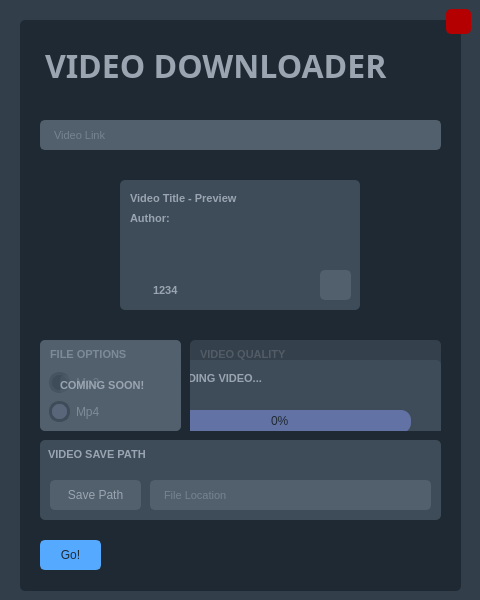
         <widget class="QFrame" name="main_frame">
          <property name="font">
           <font>
            <pointsize>8</pointsize>
           </font>
          </property>
          <property name="styleSheet">
           <string notr="true">background-color: rgb(50, 63, 75);
border-radius: 5px;</string>
          </property>
          <property name="frameShape">
           <enum>QFrame::StyledPanel</enum>
          </property>
          <property name="frameShadow">
           <enum>QFrame::Raised</enum>
          </property>
          <widget class="QFrame" name="inside_frame">
           <property name="geometry">
            <rect>
             <x>20</x>
             <y>20</y>
             <width>441</width>
             <height>571</height>
            </rect>
           </property>
           <property name="styleSheet">
            <string notr="true">	background-color: rgb(31, 41, 51);
	border-radius: 5px;</string>
           </property>
           <property name="frameShape">
            <enum>QFrame::StyledPanel</enum>
           </property>
           <property name="frameShadow">
            <enum>QFrame::Raised</enum>
           </property>
           <widget class="QLabel" name="main_logo_text">
            <property name="geometry">
             <rect>
              <x>25</x>
              <y>20</y>
              <width>391</width>
              <height>51</height>
             </rect>
            </property>
            <property name="font">
             <font>
              <family>Uni Sans Heavy CAPS</family>
              <pointsize>24</pointsize>
              <weight>75</weight>
              <bold>true</bold>
             </font>
            </property>
            <property name="styleSheet">
             <string notr="true">color: rgb(154, 165, 177)</string>
            </property>
            <property name="text">
             <string>VIDEO DOWNLOADER</string>
            </property>
           </widget>
           <widget class="QPushButton" name="download_button_2">
            <property name="geometry">
             <rect>
              <x>20</x>
              <y>520</y>
              <width>61</width>
              <height>30</height>
             </rect>
            </property>
            <property name="styleSheet">
             <string notr="true">QPushButton {
	border: 2px solid rgb(85, 170, 255);
	border-radius: 5px;	
	background-color: rgb(85, 170, 255);
	color: rgb(31, 41, 51)
}
QPushButton:hover {
	background-color: rgb(50, 190, 255);
	border: 2px solid rgb(50, 190, 255);
}
</string>
            </property>
            <property name="text">
             <string>Go!</string>
            </property>
           </widget>
           <widget class="QFrame" name="file_options_frame">
            <property name="geometry">
             <rect>
              <x>20</x>
              <y>320</y>
              <width>141</width>
              <height>91</height>
             </rect>
            </property>
            <property name="styleSheet">
             <string notr="true">	background-color: rgb(82, 96, 109);
	border-radius: 5px;</string>
            </property>
            <property name="frameShape">
             <enum>QFrame::StyledPanel</enum>
            </property>
            <property name="frameShadow">
             <enum>QFrame::Raised</enum>
            </property>
            <widget class="QRadioButton" name="mp3_radio_button">
             <property name="geometry">
              <rect>
               <x>9</x>
               <y>32</y>
               <width>96</width>
               <height>21</height>
              </rect>
             </property>
             <property name="styleSheet">
              <string notr="true">QRadioButton::indicator {
    border: 3px solid rgb(62, 76, 89);
	width: 15px;
	height: 15px;
	border-radius: 10px;
    background: rgb(50, 63, 75);
}

QRadioButton { 
	color: rgb(154, 165, 177)

}

QRadioButton::indicator:hover {
    border: 3px solid rgb(62, 76, 89);
}
QRadioButton::indicator:checked {
    background: 3px solid rgb(94, 106, 130);
	border: 3px solid rgb(50, 63, 75);	
}</string>
             </property>
             <property name="text">
              <string>Mp3</string>
             </property>
            </widget>
            <widget class="QRadioButton" name="mp4_radio_button">
             <property name="geometry">
              <rect>
               <x>9</x>
               <y>61</y>
               <width>96</width>
               <height>21</height>
              </rect>
             </property>
             <property name="styleSheet">
              <string notr="true">QRadioButton::indicator {
    border: 3px solid rgb(62, 76, 89);
	width: 15px;
	height: 15px;
	border-radius: 10px;
    background: rgb(50, 63, 75);
}

QRadioButton { 
	color: rgb(154, 165, 177)

}

QRadioButton::indicator:hover {
    border: 3px solid rgb(62, 76, 89);
}
QRadioButton::indicator:checked {
    background: 3px solid rgb(94, 106, 130);
	border: 3px solid rgb(50, 63, 75);	
}</string>
             </property>
             <property name="text">
              <string>Mp4</string>
             </property>
             <property name="checked">
              <bool>true</bool>
             </property>
            </widget>
            <widget class="QLabel" name="file_options_text">
             <property name="geometry">
              <rect>
               <x>10</x>
               <y>6</y>
               <width>211</width>
               <height>16</height>
              </rect>
             </property>
             <property name="font">
              <font>
               <family>Segoe UI</family>
               <pointsize>8</pointsize>
               <weight>75</weight>
               <bold>true</bold>
              </font>
             </property>
             <property name="styleSheet">
              <string notr="true">color: rgb(154, 165, 177)</string>
             </property>
             <property name="text">
              <string>FILE OPTIONS</string>
             </property>
            </widget>
            <widget class="QFrame" name="coming_soon_frame">
             <property name="geometry">
              <rect>
               <x>0</x>
               <y>0</y>
               <width>141</width>
               <height>91</height>
              </rect>
             </property>
             <property name="styleSheet">
              <string notr="true">	background-color: rgba(82, 96, 109, 100);
	border-radius: 5px;</string>
             </property>
             <property name="frameShape">
              <enum>QFrame::StyledPanel</enum>
             </property>
             <property name="frameShadow">
              <enum>QFrame::Raised</enum>
             </property>
             <widget class="QLabel" name="coming_soon_text">
              <property name="geometry">
               <rect>
                <x>20</x>
                <y>35</y>
                <width>101</width>
                <height>20</height>
               </rect>
              </property>
              <property name="font">
               <font>
                <family>Segoe UI</family>
                <pointsize>8</pointsize>
                <weight>75</weight>
                <bold>true</bold>
               </font>
              </property>
              <property name="styleSheet">
               <string notr="true">color: rgb(154, 165, 177)</string>
              </property>
              <property name="text">
               <string>COMING SOON!</string>
              </property>
             </widget>
            </widget>
           </widget>
           <widget class="QFrame" name="video_quality_frame">
            <property name="geometry">
             <rect>
              <x>170</x>
              <y>320</y>
              <width>251</width>
              <height>91</height>
             </rect>
            </property>
            <property name="styleSheet">
             <string notr="true">	background-color: rgb(82, 96, 109);
	border-radius: 5px;</string>
            </property>
            <property name="frameShape">
             <enum>QFrame::StyledPanel</enum>
            </property>
            <property name="frameShadow">
             <enum>QFrame::Raised</enum>
            </property>
            <widget class="QLabel" name="video_quality_text">
             <property name="geometry">
              <rect>
               <x>10</x>
               <y>6</y>
               <width>211</width>
               <height>16</height>
              </rect>
             </property>
             <property name="font">
              <font>
               <family>Segoe UI</family>
               <pointsize>8</pointsize>
               <weight>75</weight>
               <bold>true</bold>
              </font>
             </property>
             <property name="styleSheet">
              <string notr="true">color: rgb(154, 165, 177)</string>
             </property>
             <property name="text">
              <string>VIDEO QUALITY</string>
             </property>
            </widget>
            <widget class="QFrame" name="video_quality_selctor_frame">
             <property name="geometry">
              <rect>
               <x>10</x>
               <y>30</y>
               <width>225</width>
               <height>51</height>
              </rect>
             </property>
             <property name="styleSheet">
              <string notr="true">	background-color: rgb(62, 76, 89);
	border-radius: 5px;</string>
             </property>
             <property name="frameShape">
              <enum>QFrame::StyledPanel</enum>
             </property>
             <property name="frameShadow">
              <enum>QFrame::Raised</enum>
             </property>
             <widget class="QPushButton" name="button_240p">
              <property name="geometry">
               <rect>
                <x>5</x>
                <y>4</y>
                <width>40</width>
                <height>42</height>
               </rect>
              </property>
              <property name="styleSheet">
               <string notr="true">QPushButton {
	border: 2px solid rgb(82, 96, 109);
	border-radius: 5px;	
	background-color: rgb(82, 96, 109);
	color: rgb(154, 165, 177)
}
</string>
              </property>
              <property name="text">
               <string>240p</string>
              </property>
             </widget>
             <widget class="QPushButton" name="button_360p">
              <property name="geometry">
               <rect>
                <x>49</x>
                <y>4</y>
                <width>40</width>
                <height>42</height>
               </rect>
              </property>
              <property name="styleSheet">
               <string notr="true">QPushButton {
	border: 2px solid rgb(82, 96, 109);
	border-radius: 5px;	
	background-color: rgb(82, 96, 109);
	color: rgb(154, 165, 177)
}
</string>
              </property>
              <property name="text">
               <string>360p</string>
              </property>
             </widget>
             <widget class="QPushButton" name="button_480p">
              <property name="geometry">
               <rect>
                <x>93</x>
                <y>4</y>
                <width>40</width>
                <height>42</height>
               </rect>
              </property>
              <property name="styleSheet">
               <string notr="true">QPushButton {
	border: 2px solid rgb(82, 96, 109);
	border-radius: 5px;	
	background-color: rgb(82, 96, 109);
	color: rgb(154, 165, 177)
}
</string>
              </property>
              <property name="text">
               <string>480p</string>
              </property>
             </widget>
             <widget class="QPushButton" name="button_720p">
              <property name="geometry">
               <rect>
                <x>137</x>
                <y>4</y>
                <width>40</width>
                <height>42</height>
               </rect>
              </property>
              <property name="styleSheet">
               <string notr="true">QPushButton {
	border: 2px solid rgb(82, 96, 109);
	border-radius: 5px;	
	background-color: rgb(82, 96, 109);
	color: rgb(154, 165, 177)
}
</string>
              </property>
              <property name="text">
               <string>720p</string>
              </property>
             </widget>
             <widget class="QPushButton" name="button_1080p">
              <property name="geometry">
               <rect>
                <x>181</x>
                <y>4</y>
                <width>40</width>
                <height>42</height>
               </rect>
              </property>
              <property name="styleSheet">
               <string notr="true">QPushButton {
	border: 2px solid rgb(82, 96, 109);
	border-radius: 5px;	
	background-color: rgb(82, 96, 109);
	color: rgb(154, 165, 177)
}
</string>
              </property>
              <property name="text">
               <string>1080p</string>
              </property>
             </widget>
             <widget class="QFrame" name="video_quality_highlighter_frame">
              <property name="geometry">
               <rect>
                <x>48</x>
                <y>4</y>
                <width>40</width>
                <height>42</height>
               </rect>
              </property>
              <property name="styleSheet">
               <string notr="true">background-color: rgba(154, 165, 177, 100);</string>
              </property>
              <property name="frameShape">
               <enum>QFrame::StyledPanel</enum>
              </property>
              <property name="frameShadow">
               <enum>QFrame::Raised</enum>
              </property>
             </widget>
            </widget>
            <widget class="QFrame" name="disable_background_frame">
             <property name="geometry">
              <rect>
               <x>-160</x>
               <y>-350</y>
               <width>481</width>
               <height>611</height>
              </rect>
             </property>
             <property name="styleSheet">
              <string notr="true">	background-color: rgba(31, 41, 51, 150);
	border-radius: 5px;</string>
             </property>
             <property name="frameShape">
              <enum>QFrame::StyledPanel</enum>
             </property>
             <property name="frameShadow">
              <enum>QFrame::Raised</enum>
             </property>
             <widget class="QFrame" name="error_frame">
              <property name="enabled">
               <bool>true</bool>
              </property>
              <property name="geometry">
               <rect>
                <x>80</x>
                <y>190</y>
                <width>321</width>
                <height>101</height>
               </rect>
              </property>
              <property name="styleSheet">
               <string notr="true">	background-color: rgb(62, 76, 89);
	border-radius: 5px;</string>
              </property>
              <property name="frameShape">
               <enum>QFrame::StyledPanel</enum>
              </property>
              <property name="frameShadow">
               <enum>QFrame::Raised</enum>
              </property>
              <widget class="QLabel" name="pytube_error_text">
               <property name="geometry">
                <rect>
                 <x>10</x>
                 <y>10</y>
                 <width>211</width>
                 <height>16</height>
                </rect>
               </property>
               <property name="font">
                <font>
                 <family>Segoe UI</family>
                 <pointsize>8</pointsize>
                 <weight>75</weight>
                 <bold>true</bold>
                </font>
               </property>
               <property name="styleSheet">
                <string notr="true">color: rgb(154, 165, 177)</string>
               </property>
               <property name="text">
                <string>PYTUBE ERROR!</string>
               </property>
              </widget>
              <widget class="QLineEdit" name="error_message_line_edit">
               <property name="enabled">
                <bool>false</bool>
               </property>
               <property name="geometry">
                <rect>
                 <x>20</x>
                 <y>40</y>
                 <width>281</width>
                 <height>31</height>
                </rect>
               </property>
               <property name="minimumSize">
                <size>
                 <width>0</width>
                 <height>30</height>
                </size>
               </property>
               <property name="font">
                <font>
                 <family>Segoe UI</family>
                 <pointsize>8</pointsize>
                 <weight>50</weight>
                 <italic>false</italic>
                 <bold>false</bold>
                 <underline>false</underline>
                 <strikeout>false</strikeout>
                 <kerning>true</kerning>
                </font>
               </property>
               <property name="cursor">
                <cursorShape>IBeamCursor</cursorShape>
               </property>
               <property name="styleSheet">
                <string notr="true">QLineEdit {
	background-color: rgb(82, 96, 109);
	border-radius: 5px;
	border: 2px solid rgb(82, 96, 109);
	padding-left: 10px;
	color: rgb(154, 165, 177)
}
QLineEdit:hover {
	border: 2px solid rgb(50, 63, 75);
}
QLineEdit:focus {
	border: 2px solid rgb(50, 63, 75);
}</string>
               </property>
               <property name="text">
                <string/>
               </property>
               <property name="placeholderText">
                <string>Error Message </string>
               </property>
              </widget>
              <widget class="QPushButton" name="close_error_frame_button">
               <property name="geometry">
                <rect>
                 <x>290</x>
                 <y>6</y>
                 <width>25</width>
                 <height>25</height>
                </rect>
               </property>
               <property name="styleSheet">
                <string notr="true">QPushButton {
	border: 2px solid rgb(82, 96, 109);
	border-radius: 5px;	
	background-color: rgb(82, 96, 109);
	color: rgb(154, 165, 177)
}
QPushButton:hover {
	background-color: rgb(200, 0, 0);
	border: 2px solid rgb(200, 0, 0);
}
</string>
               </property>
               <property name="text">
                <string/>
               </property>
               <property name="icon">
                <iconset>
                 <normaloff>../../../YoutubeDownloader-main/icons/24x24/cil-x.png</normaloff>../../../YoutubeDownloader-main/icons/24x24/cil-x.png</iconset>
               </property>
               <property name="iconSize">
                <size>
                 <width>16</width>
                 <height>16</height>
                </size>
               </property>
              </widget>
             </widget>
             <widget class="QFrame" name="downloading_frame">
              <property name="enabled">
               <bool>true</bool>
              </property>
              <property name="geometry">
               <rect>
                <x>90</x>
                <y>370</y>
                <width>321</width>
                <height>101</height>
               </rect>
              </property>
              <property name="styleSheet">
               <string notr="true">	background-color: rgb(62, 76, 89);
	border-radius: 5px;</string>
              </property>
              <property name="frameShape">
               <enum>QFrame::StyledPanel</enum>
              </property>
              <property name="frameShadow">
               <enum>QFrame::Raised</enum>
              </property>
              <widget class="QLabel" name="downloading_video_text">
               <property name="geometry">
                <rect>
                 <x>10</x>
                 <y>10</y>
                 <width>211</width>
                 <height>16</height>
                </rect>
               </property>
               <property name="font">
                <font>
                 <family>Segoe UI</family>
                 <pointsize>8</pointsize>
                 <weight>75</weight>
                 <bold>true</bold>
                </font>
               </property>
               <property name="styleSheet">
                <string notr="true">color: rgb(154, 165, 177)</string>
               </property>
               <property name="text">
                <string>DOWNLOADING VIDEO...</string>
               </property>
              </widget>
              <widget class="QProgressBar" name="video_downloading_progress_bar">
               <property name="geometry">
                <rect>
                 <x>30</x>
                 <y>50</y>
                 <width>261</width>
                 <height>23</height>
                </rect>
               </property>
               <property name="font">
                <font>
                 <family>Segoe UI</family>
                </font>
               </property>
               <property name="styleSheet">
                <string notr="true">QProgressBar {
	background-color: rgb(98, 114, 164);
	color: rgb(31, 41, 51);
	border-style: none;
	border-radius: 10px;
	text-align: center;
}
QProgressBar::chunk{
	border-radius: 10px;
	background-color: qlineargradient(spread:pad, x1:0, y1:0.693, x2:1, y2:0.75, stop:0 rgb(131, 201, 255), stop:1 rgba(229, 49, 255, 255))
}</string>
               </property>
               <property name="value">
                <number>0</number>
               </property>
              </widget>
             </widget>
            </widget>
           </widget>
           <widget class="QFrame" name="video_save_path_frame">
            <property name="geometry">
             <rect>
              <x>20</x>
              <y>420</y>
              <width>401</width>
              <height>80</height>
             </rect>
            </property>
            <property name="styleSheet">
             <string notr="true">	background-color:rgb(62, 76, 89);
	border-radius: 5px;</string>
            </property>
            <property name="frameShape">
             <enum>QFrame::StyledPanel</enum>
            </property>
            <property name="frameShadow">
             <enum>QFrame::Raised</enum>
            </property>
            <widget class="QLineEdit" name="file_location_line_edit">
             <property name="enabled">
              <bool>false</bool>
             </property>
             <property name="geometry">
              <rect>
               <x>110</x>
               <y>40</y>
               <width>281</width>
               <height>30</height>
              </rect>
             </property>
             <property name="minimumSize">
              <size>
               <width>0</width>
               <height>30</height>
              </size>
             </property>
             <property name="font">
              <font>
               <family>Segoe UI</family>
               <pointsize>8</pointsize>
               <weight>50</weight>
               <italic>false</italic>
               <bold>false</bold>
               <underline>false</underline>
               <strikeout>false</strikeout>
               <kerning>true</kerning>
              </font>
             </property>
             <property name="cursor">
              <cursorShape>IBeamCursor</cursorShape>
             </property>
             <property name="styleSheet">
              <string notr="true">QLineEdit {
	background-color: rgb(82, 96, 109);
	border-radius: 5px;
	border: 2px solid rgb(82, 96, 109);
	padding-left: 10px;
	color: rgb(154, 165, 177)
}
QLineEdit:hover {
	border: 2px solid rgb(50, 63, 75);
}
QLineEdit:focus {
	border: 2px solid rgb(50, 63, 75);
}</string>
             </property>
             <property name="text">
              <string/>
             </property>
             <property name="placeholderText">
              <string>File Location</string>
             </property>
            </widget>
            <widget class="QPushButton" name="save_path_button">
             <property name="geometry">
              <rect>
               <x>10</x>
               <y>40</y>
               <width>91</width>
               <height>30</height>
              </rect>
             </property>
             <property name="styleSheet">
              <string notr="true">QPushButton {
	border: 2px solid rgb(82, 96, 109);
	border-radius: 5px;	
	background-color: rgb(82, 96, 109);
	color: rgb(154, 165, 177)
}
QPushButton:hover {
	background-color: rgb(97, 110, 124);
	border: 2px solid rgb(97, 110, 124);
}
</string>
             </property>
             <property name="text">
              <string>Save Path</string>
             </property>
            </widget>
            <widget class="QLabel" name="video_save_path_text">
             <property name="geometry">
              <rect>
               <x>8</x>
               <y>6</y>
               <width>211</width>
               <height>16</height>
              </rect>
             </property>
             <property name="font">
              <font>
               <family>Segoe UI</family>
               <pointsize>8</pointsize>
               <weight>75</weight>
               <bold>true</bold>
              </font>
             </property>
             <property name="styleSheet">
              <string notr="true">color: rgb(154, 165, 177)</string>
             </property>
             <property name="text">
              <string>VIDEO SAVE PATH</string>
             </property>
            </widget>
           </widget>
           <widget class="QFrame" name="video_preview_frame">
            <property name="geometry">
             <rect>
              <x>100</x>
              <y>160</y>
              <width>240</width>
              <height>130</height>
             </rect>
            </property>
            <property name="styleSheet">
             <string notr="true">	background-color:rgb(62, 76, 89);
	border-radius: 5px;</string>
            </property>
            <property name="frameShape">
             <enum>QFrame::StyledPanel</enum>
            </property>
            <property name="frameShadow">
             <enum>QFrame::Raised</enum>
            </property>
            <widget class="QLabel" name="video_title_text">
             <property name="geometry">
              <rect>
               <x>10</x>
               <y>10</y>
               <width>211</width>
               <height>16</height>
              </rect>
             </property>
             <property name="font">
              <font>
               <family>Segoe UI</family>
               <pointsize>8</pointsize>
               <weight>75</weight>
               <bold>true</bold>
              </font>
             </property>
             <property name="styleSheet">
              <string notr="true">color: rgb(154, 165, 177)</string>
             </property>
             <property name="text">
              <string>Video Title - Preview</string>
             </property>
            </widget>
            <widget class="QLabel" name="video_author_text">
             <property name="geometry">
              <rect>
               <x>10</x>
               <y>30</y>
               <width>211</width>
               <height>16</height>
              </rect>
             </property>
             <property name="font">
              <font>
               <family>Segoe UI</family>
               <pointsize>8</pointsize>
               <weight>75</weight>
               <bold>true</bold>
              </font>
             </property>
             <property name="styleSheet">
              <string notr="true">color: rgb(154, 165, 177)</string>
             </property>
             <property name="text">
              <string>Author: </string>
             </property>
            </widget>
            <widget class="QPushButton" name="views_button_icon">
             <property name="enabled">
              <bool>false</bool>
             </property>
             <property name="geometry">
              <rect>
               <x>0</x>
               <y>95</y>
               <width>41</width>
               <height>30</height>
              </rect>
             </property>
             <property name="styleSheet">
              <string notr="true">QPushButton {
	border-radius: 5px;	
	background-color: rgb(62, 76, 89);
	color: rgb(154, 165, 177)
}
QPushButton:hover {
	background-color: rgb(97, 110, 124);
	border: 2px solid rgb(97, 110, 124);
}
QPushButton:pressed {	
	background-color: rgb(170, 0, 170);
	border: 2px solid rgb(170, 0, 170);
}</string>
             </property>
             <property name="text">
              <string/>
             </property>
             <property name="icon">
              <iconset>
               <normaloff>../../../YoutubeDownloader-main/icons/24x24/cil-people.png</normaloff>../../../YoutubeDownloader-main/icons/24x24/cil-people.png</iconset>
             </property>
            </widget>
            <widget class="QLabel" name="views_text">
             <property name="geometry">
              <rect>
               <x>33</x>
               <y>102</y>
               <width>181</width>
               <height>16</height>
              </rect>
             </property>
             <property name="font">
              <font>
               <family>Segoe UI</family>
               <pointsize>8</pointsize>
               <weight>75</weight>
               <bold>true</bold>
              </font>
             </property>
             <property name="styleSheet">
              <string notr="true">color: rgb(154, 165, 177)</string>
             </property>
             <property name="text">
              <string>1234</string>
             </property>
            </widget>
            <widget class="QPushButton" name="refresh_video_preview_button">
             <property name="geometry">
              <rect>
               <x>200</x>
               <y>90</y>
               <width>31</width>
               <height>30</height>
              </rect>
             </property>
             <property name="styleSheet">
              <string notr="true">QPushButton {
	border: 2px solid rgb(82, 96, 109);
	border-radius: 5px;	
	background-color: rgb(82, 96, 109);
	color: rgb(154, 165, 177)
}
QPushButton:hover {
	background-color: rgb(97, 110, 124);
	border: 2px solid rgb(97, 110, 124);
}
</string>
             </property>
             <property name="text">
              <string/>
             </property>
             <property name="icon">
              <iconset>
               <normaloff>../../../YoutubeDownloader-main/icons/24x24/cil-loop-circular.png</normaloff>../../../YoutubeDownloader-main/icons/24x24/cil-loop-circular.png</iconset>
             </property>
            </widget>
           </widget>
           <widget class="QLineEdit" name="video_link_line_edit">
            <property name="geometry">
             <rect>
              <x>20</x>
              <y>100</y>
              <width>401</width>
              <height>30</height>
             </rect>
            </property>
            <property name="minimumSize">
             <size>
              <width>0</width>
              <height>30</height>
             </size>
            </property>
            <property name="font">
             <font>
              <family>Segoe UI</family>
              <pointsize>8</pointsize>
              <weight>50</weight>
              <italic>false</italic>
              <bold>false</bold>
              <underline>false</underline>
              <strikeout>false</strikeout>
              <kerning>true</kerning>
             </font>
            </property>
            <property name="cursor">
             <cursorShape>IBeamCursor</cursorShape>
            </property>
            <property name="styleSheet">
             <string notr="true">QLineEdit {
	background-color: rgb(82, 96, 109);
	border-radius: 5px;
	border: 2px solid rgb(82, 96, 109);
	padding-left: 10px;
	color: rgb(154, 165, 177)
}
QLineEdit:hover {
	border: 2px solid rgb(50, 63, 75);
}
QLineEdit:focus {
	border: 2px solid rgb(50, 63, 75);
}</string>
            </property>
            <property name="text">
             <string/>
            </property>
            <property name="placeholderText">
             <string>Video Link</string>
            </property>
           </widget>
          </widget>
          <widget class="QPushButton" name="close_button">
           <property name="geometry">
            <rect>
             <x>446</x>
             <y>9</y>
             <width>25</width>
             <height>25</height>
            </rect>
           </property>
           <property name="styleSheet">
            <string notr="true">QPushButton {
	border: 2px solid rgb(180, 0, 0);
	border-radius: 5px;	
	background-color: rgb(180, 0, 0);
	color: rgb(154, 165, 177)
}
QPushButton:hover {
	background-color: rgb(200, 0, 0);
	border: 2px solid rgb(200, 0, 0);
}
</string>
           </property>
           <property name="text">
            <string/>
           </property>
           <property name="icon">
            <iconset>
             <normaloff>../../../YoutubeDownloader-main/icons/24x24/cil-x.png</normaloff>../../../YoutubeDownloader-main/icons/24x24/cil-x.png</iconset>
           </property>
           <property name="iconSize">
            <size>
             <width>16</width>
             <height>16</height>
            </size>
           </property>
          </widget>
         </widget>
